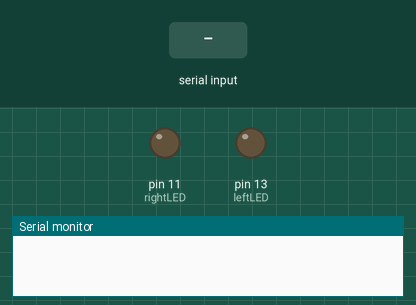
This sketch was run on a simulated Arduino Uno, built with avr-gcc and run on an emulated ATmega328P. Parts: output pins drawn as LEDs (lit = HIGH), the last lines printed to the serial monitor. Inputs (shaded band) come from the test bench.

Above: at 1.2 s.
1.3 s: "R" received over Serial
At 2.2 s:
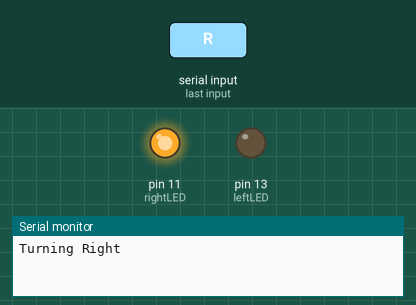
2.8 s: "L" received over Serial
At 3.3 s:
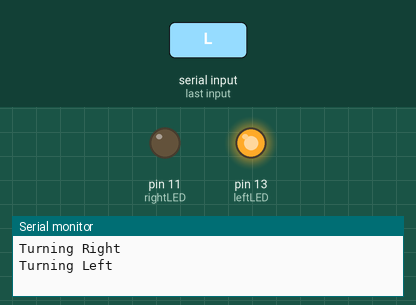
4.3 s: "F" received over Serial
At 5.6 s:
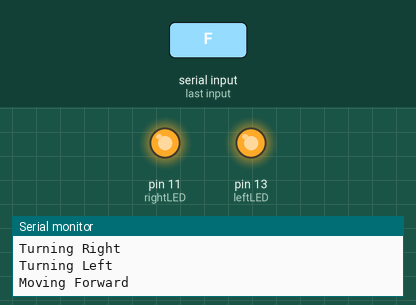
Timing chart, 0 to 7.3 s (numbered marks = the images above; inputs shaded):
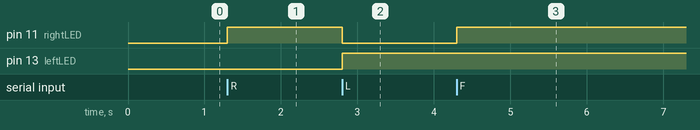

The sketch:

sketch_dec03a.ino
```cpp
const int leftLED = 13;  // Left LED connected to pin 13
const int rightLED = 11; // Right LED connected to pin 11

void setup() {
  Serial.begin(9600);       // Set the baud rate to match the ROS2 publisher
  pinMode(leftLED, OUTPUT); // Set the left LED pin as an output
  pinMode(rightLED, OUTPUT); // Set the right LED pin as an output
}

void loop() {
  if (Serial.available() > 0) {
    char receivedChar = Serial.read();

    if (receivedChar == 'R') {
      digitalWrite(rightLED, HIGH); // Turn on the right LED
      digitalWrite(leftLED, LOW);  // Turn off the left LED
      Serial.println("Turning Right");
    } else if (receivedChar == 'L') {
      digitalWrite(leftLED, HIGH); // Turn on the left LED
      digitalWrite(rightLED, LOW); // Turn off the right LED
      Serial.println("Turning Left");
    } else if (receivedChar == 'F') {
      digitalWrite(leftLED, HIGH);  // Turn on both LEDs
      digitalWrite(rightLED, HIGH);
      Serial.println("Moving Forward");
    } else if (receivedChar == 'S') {
      digitalWrite(leftLED, LOW);   // Turn off both LEDs
      digitalWrite(rightLED, LOW);
      Serial.println("Stopping");
    } else {
      Serial.println("Unknown Command");
    }
  }
}
```

Measured:
- after the input at 1.3 s, pin 11 (rightLED): LOW → HIGH at once
- after the input at 2.8 s, pin 11 (rightLED): HIGH → LOW at once; pin 13 (leftLED): LOW → HIGH at once
- after the input at 4.3 s, pin 11 (rightLED): LOW → HIGH at once
